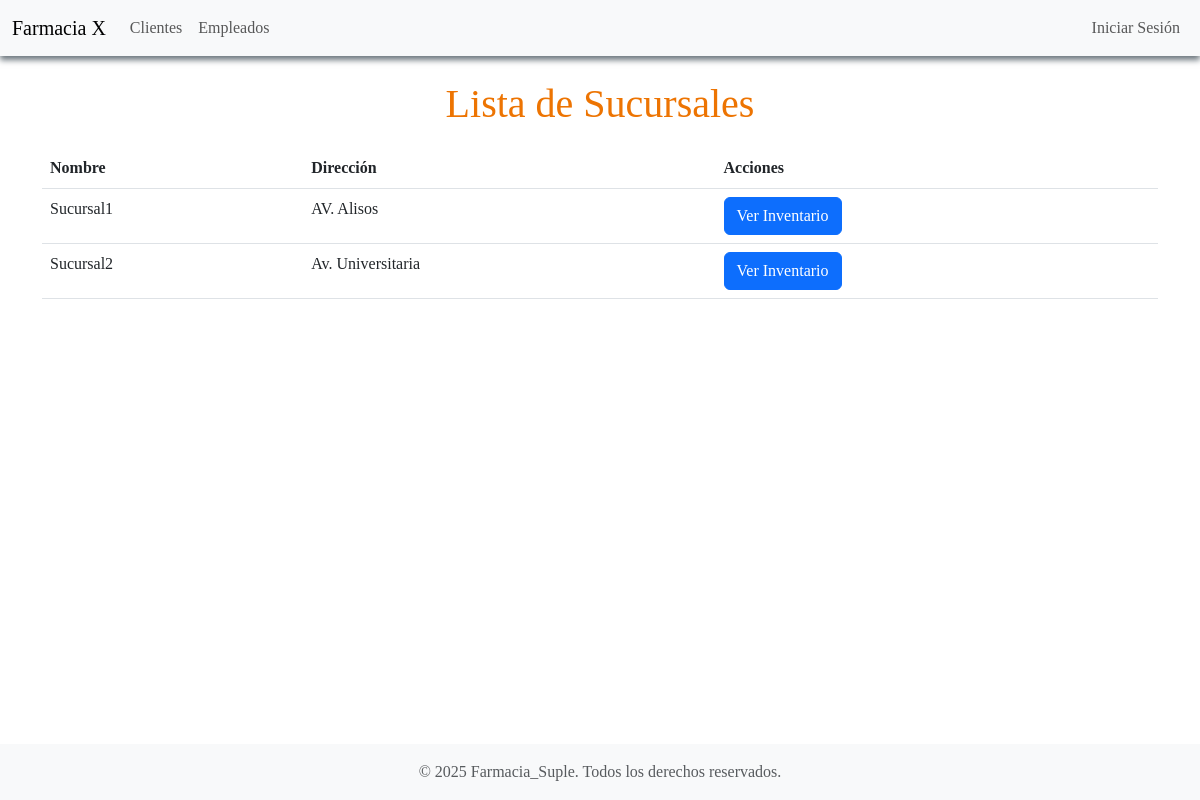
The app's page /sucursales/ with its own data.
### inventario/models.py (models this page shows, shortened)
class Sucursal(models.Model):
    nombre = models.CharField(max_length=100)
    direccion = models.CharField(max_length=255)

### inventario/views.py (the view)
# urls.py: path('sucursales/', inventario_views.lista_sucursales, name='lista_sucursales'),
def lista_sucursales(request):
    sucursales = Sucursal.objects.all()
    return render(request, 'inventario/lista_sucursales.html', {'sucursales': sucursales})

### templates/inventario/lista_sucursales.html (shortened to what this page needs)
{% extends 'base.html' %}
{% block content %}
<h1>Lista de Sucursales</h1>
<table class="table">
    <thead>
        <tr>
            <th>Nombre</th>
            <th>Dirección</th>
            <th>Acciones</th>
        </tr>
    </thead>
    <tbody>
        {% for sucursal in sucursales %}
        <tr>
            <td>{{ sucursal.nombre }}</td>
            <td>{{ sucursal.direccion }}</td>
            <td>
                <a href="{% url 'consultar_inventario_por_sucursal' sucursal.id %}" class="btn btn-primary">Ver Inventario</a>
            </td>
        </tr>
        {% endfor %}
    </tbody>
</table>
{% endblock %}

### static/css/styles.css (style rules this page uses)
body { font-family: 'Times New Roman', sans-serif; background-color: #f8f9fa; color: #000000; }
h1 { color: #ed7402; text-align: center; margin-bottom:20px; }

### records on screen
Sucursal: nombre "Sucursal1", direccion "AV. Alisos"
Sucursal: nombre "Sucursal2", direccion "Av. Universitaria"
